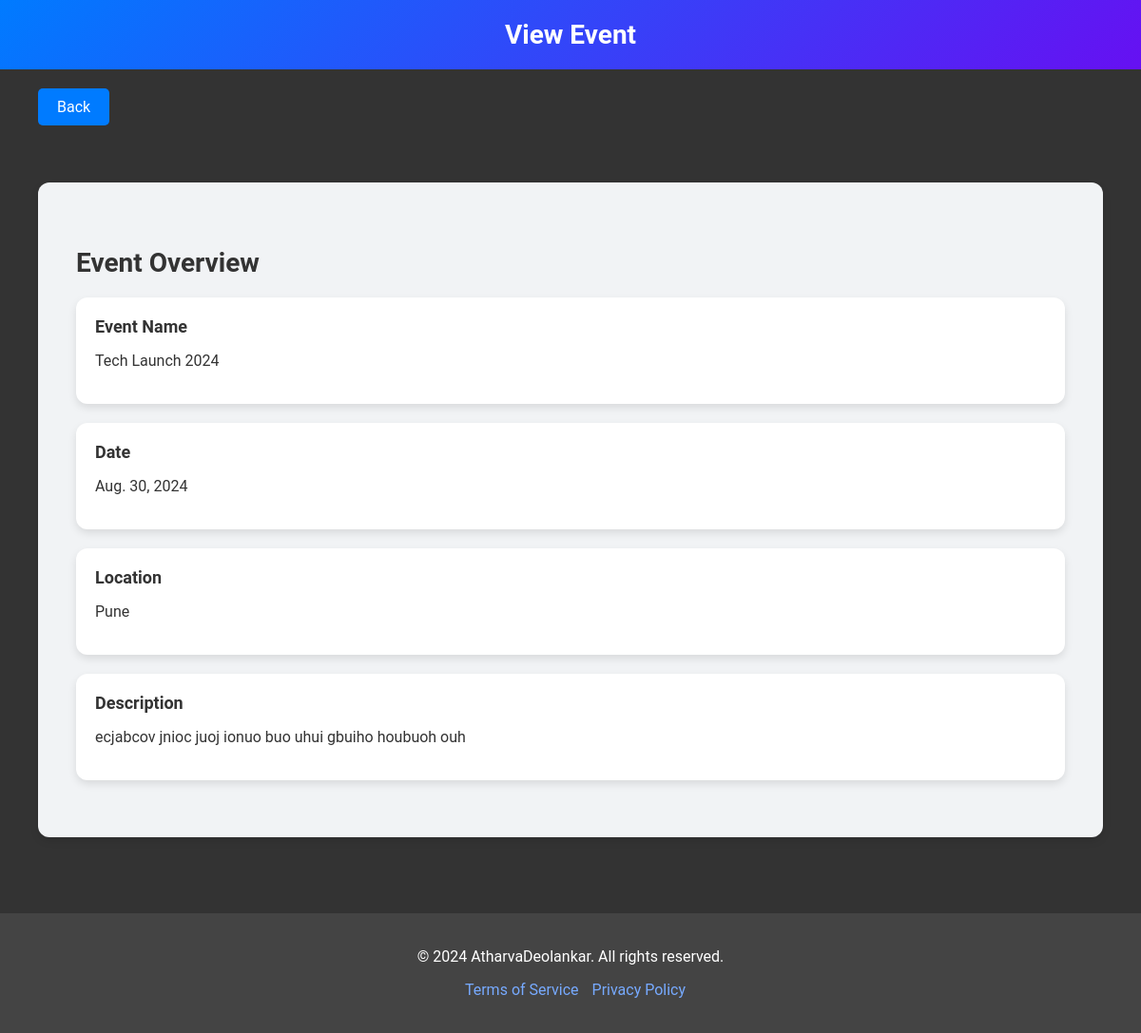
The page /view_event/Tech Launch 2024/ (signed in) on the database its author committed.
### createEvent/models.py (models this page shows)
class CreateEvent(models.Model):
    event_name = models.CharField(max_length=50)
    date = models.DateField()
    location = models.CharField(max_length=50)
    description = models.TextField(max_length=2000)
    img = models.ImageField(upload_to='event_images/')
    username = models.ForeignKey(Signup, on_delete=models.CASCADE,null=True)

### EventManagementSystem/views.py (the view)
# urls.py: path('view_event/<str:event_name>/',views.view_event,name='view_event'),
def view_event(request,event_name):
    username = request.session.get('username')  # Get the organizer username from session
    if username:
        uname = Signup.objects.get(username=username)
        event = CreateEvent.objects.get(event_name=event_name,username=uname)
    if event:
        return render(request, 'view-event.html', {'event': event})
    else:
        return render(request,'view-event.html')

### template/view-event.html (shortened to what this page needs)
<!DOCTYPE html>
<html lang="en">
<head>
    <link rel="stylesheet" href="/static/css/view-event-style.css">
</head>
<body>
    <div class="view-event-container">
        <header class="main-header">
            <h1>View Event</h1>
        </header>
        <div class="back-button-container">
            <a href="{% url 'events' %}" class="btn-back">Back</a>
        </div>
        <main class="main-content">
            <div class="event-overview">
                <h3>Event Overview</h3>
                <div class="overview-card">
                    <h4>Event Name</h4>
                    <p>{{ event.event_name }}</p>
                </div>
                <div class="overview-card">
                    <h4>Date</h4>
                    <p>{{ event.date }}</p>
                </div>
                <div class="overview-card">
                    <h4>Location</h4>
                    <p>{{ event.location }}</p>
                </div>
                <div class="overview-card">
                    <h4>Description</h4>
                    <p>{{ event.description }}</p>
                </div>
            </div>
        </main>
        <footer>
            <div class="container">
                <p>&copy; 2024 AtharvaDeolankar. All rights reserved.</p>
                <nav>
                    <ul>
                        <li><a href="#terms">Terms of Service</a></li>
                        <li><a href="#privacy">Privacy Policy</a></li>
                    </ul>
                </nav>
            </div>
        </footer>
    </div>
</body>
</html>

### static/css/view-event-style.css (style rules this page uses)
body, html { margin: 0; padding: 0; height: 100%; font-family: 'Roboto', sans-serif; background-color: #333333; }
.view-event-container { display: flex; flex-direction: column; height: 100%; }
.main-header { background: linear-gradient(135deg, #007bff, #6610f2); color: white; padding: 20px 40px; display: flex; justify-content: center; align-items: center; box-shadow: 0 2px 8px rgba(0, 0, 0, 0.15); }
.main-header h1 { margin: 0; font-size: 28px; font-weight: bold; }
.back-button-container { display: flex; justify-content: flex-start; padding: 20px 40px; background-color: #333333; }
.btn-back { padding: 10px 20px; border: none; border-radius: 5px; cursor: pointer; text-decoration: none; font-size: 16px; background-color: #007bff; color: white; transition: background-color 0.3s ease; }
.main-content { padding: 40px; background-color: #333333; flex-grow: 1; }
.event-overview { padding: 40px; border-radius: 12px; background-color: #f1f3f5; box-shadow: 0 4px 8px rgba(0, 0, 0, 0.1); margin-bottom: 40px; }
.event-overview h3 { font-size: 28px; color: #333; margin-bottom: 20px; }
.overview-card { padding: 20px; border-radius: 12px; background-color: white; box-shadow: 0 4px 8px rgba(0, 0, 0, 0.1); margin-bottom: 20px; }
.overview-card h4 { font-size: 18px; color: #333; margin-bottom: 10px; margin-top: 0; }
.overview-card p { font-size: 16px; color: #333; }
footer { background: #444444; color: #fff; text-align: center; padding: 20px 0; }
footer nav ul { list-style: none; padding: 0; }
footer nav ul li { display: inline; margin-left: 10px; }
footer nav ul li a { color: #77aaff; text-decoration: none; }

### rows shown on the page
CreateEvent: event_name "Tech Launch 2024", date "Aug. 30, 2024", location "Pune", description "ecjabcov jnioc juoj ionuo buo uhui gbuiho houbuoh ouh"
